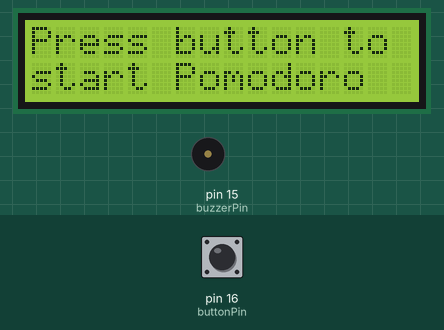
A sketch run on a simulated Arduino Uno, built with avr-gcc and run on an emulated ATmega328P. Shown: 16×2 character LCD, buzzer (waves = sounding, pin HIGH). The test bench sets the inputs (shaded band); at power-on: pin 16 (buttonPin) HIGH.

Above: at 0.1 s.
6.3 s: pin 16 (buttonPin) pulled LOW for 0.25 s
At 7.4 s:
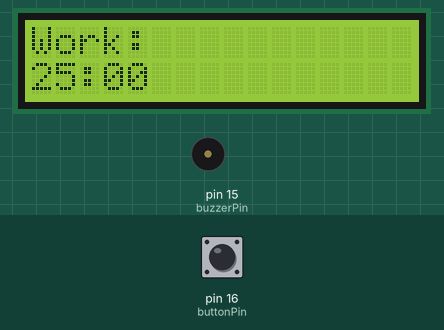
At 8.4 s:
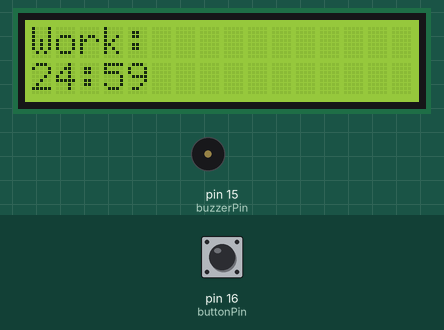
Timing chart, 0 to 9.9 s (numbered marks = the images above; inputs shaded):
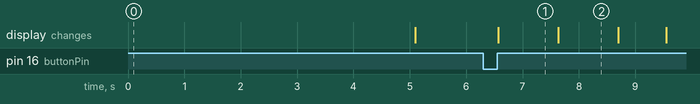

The sketch:

Final_raspberry_pi_Project.ino
```cpp
//Christopher Livingston
//03/10/23
//sd247 final raspberry pi pico project
//making a pomodoro timer


#include <LiquidCrystal_I2C.h>

#define buttonPin 16
#define buzzerPin 15
const int workTime = 25 * 60; // 25 minutes
const int breakTime = 5 * 60; // 5 minutes

int buttonState = 0;
int prevState = 0;
unsigned long startTime = 0;
bool isBreak = false;
bool isTimerRunning = false;

// Initialize the LCD
LiquidCrystal_I2C lcd(0x27, 16, 2);

void setup() {
  pinMode(buttonPin, INPUT_PULLUP);
  pinMode(buzzerPin, OUTPUT);

 lcd.init();
  lcd.backlight();
  lcd.print("Press button to");
  lcd.setCursor(0, 1);
  lcd.print("start Pomodoro");
  delay(5000);
  lcd.clear();


  startTime = millis();
}
//Reading button input to start and stop timer
void loop() {

  buttonState = digitalRead(buttonPin);
  if (buttonState == LOW && prevState == HIGH) {
    isTimerRunning = !isTimerRunning;
    if (isTimerRunning) {
      startTime = millis();
    }
    while (digitalRead(buttonPin) == LOW) {
      delay(20);
    }
  }
  prevState = buttonState;
  //to make active buzzer go off when remaining time hits 0
  if (isTimerRunning) {
    int elapsedTime = (millis() - startTime) / 1000;
    int remainingTime = (isBreak ? breakTime : workTime) - elapsedTime;

    if (remainingTime <= 0) {
      digitalWrite(buzzerPin, HIGH);
      delay(1000);
      digitalWrite(buzzerPin, LOW);
      isBreak = !isBreak;
      startTime = millis();
    }
      //correct format for putting time to display onto lcd
    int remainingMins = remainingTime / 60;
    int remainingSecs = remainingTime % 60;

    lcd.setCursor(0, 0);
    if (isBreak) {
      lcd.print("Break: ");
    } else {
      lcd.print("Work:  ");
    }
    lcd.setCursor(0, 1);
    if (remainingMins < 10) {
      lcd.print("0");
    }
    lcd.print(remainingMins);
    lcd.print(":");
    if (remainingSecs < 10) {
      lcd.print("0");
    }
    lcd.print(remainingSecs);
  }
  delay(200);
}
```

Measured:
- after the input at 6.3 s, the display: changes after 0.27 s (image 1)
- what the display in image 1 shows lasts 1.0 s, from 6.6 s to 7.6 s
